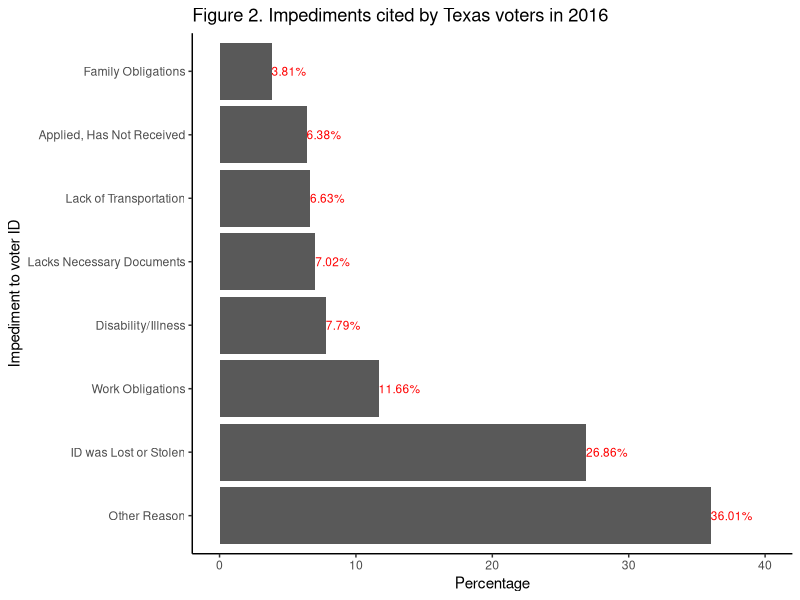
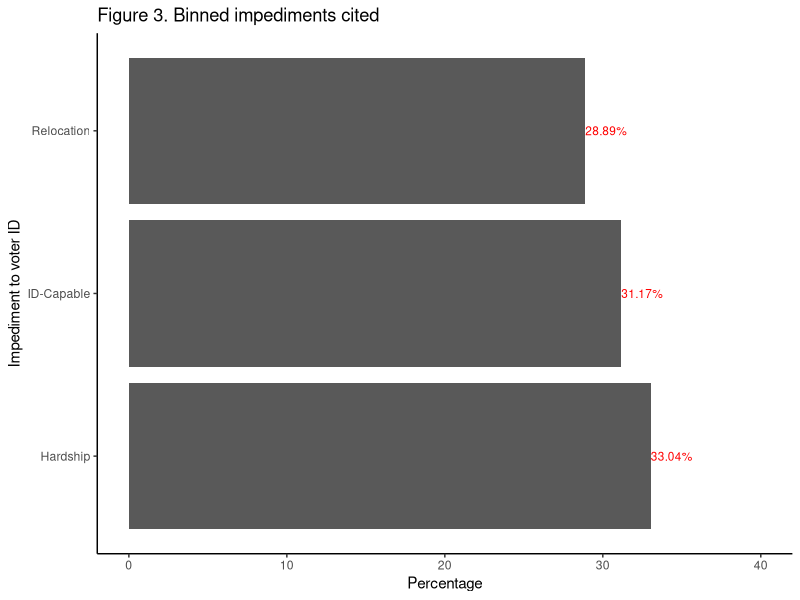
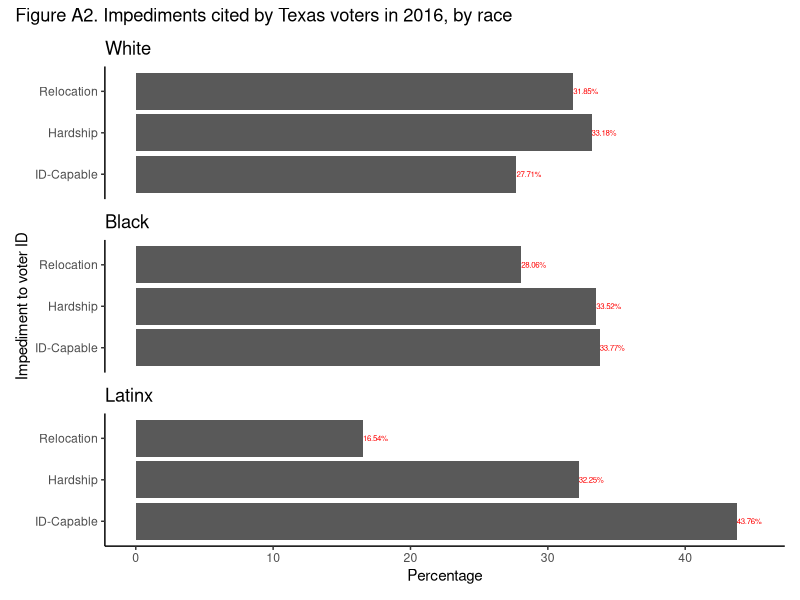

Reproduce these figures in R, in order.
## ---- chunk 1
#| echo: false
#| warning: false
#| message: false

#### Loading Packages ####

# install.packages("tidyverse")
# install.packages("patchwork")
# install.packages("here")
library(tidyverse)
library(patchwork)
library(here)
## ---- chunk 2
#| echo: false
#| warning: false
#| message: false

# Loading the cleaned data
reasons_data_cleaned <- read_csv(here::here("data/replication/reasons_data_cleaned.csv"))
## ---- chunk 3
#| echo: false
#| warning: false
#| label: fig-2
#| fig-cap: "Reproduction of Figure 2 from Fraga and Miller (2022)"

# Some of this code was adapted from Alexander (2023).

# Replication of Figure 2 from the paper (Fraga and Miller 2022)

# Creating a table containing the relevant voter ID reasons and percentages
figure_2_data <- tibble(
  reason = c("Family Obligations", "Applied, Has Not Received",
             "Lack of Transportation", "Lacks Necessary Documents",
             "Disability/Illness", "Work Obligations",
             "ID was Lost or Stolen", "Other Reason"),
  percent = round((100 * c(mean(reasons_data_cleaned$family),
                    mean(reasons_data_cleaned$applied),
                    mean(reasons_data_cleaned$transport),
                    mean(reasons_data_cleaned$birthcert),
                    mean(reasons_data_cleaned$disability),
                    mean(reasons_data_cleaned$work),
                    mean(reasons_data_cleaned$lost),
                    mean(reasons_data_cleaned$other))), 2))

# Creating data labels to be shown on the graph
figure_2_data_labels <- paste(
  figure_2_data$percent, "%", sep = "")

# Adding the data labels to the data table
figure_2_data <- figure_2_data |>
  mutate(label = figure_2_data_labels)

# Creating the replicated graph
figure_2_replication <-
  ggplot(mapping = aes(x = reorder(figure_2_data$reason, figure_2_data$percent,
                                   decreasing = TRUE),
                       y = figure_2_data$percent)) +
  geom_col() +
  theme_classic() +
  labs(x = "Impediment to voter ID", y = "Percentage",
       title = "Figure 2. Impediments cited by Texas voters in 2016") +
  coord_flip() +
  # The geom_text function used to add the labels to the graph was obtained from
  # R Graphics Cookbook:
  # https://r-graphics.org/recipe-bar-graph-labels
  # The hjust argument used to align the labels was obtained from
  # Cédric Scherer's website:
  # https://www.cedricscherer.com/2021/07/05/a-quick-how-to-on-labelling-bar-graphs-in-ggplot2/
  geom_text(aes(label = figure_2_data$label),
            hjust = c(0, 0, 0, 0, 0, 0, 0, 0),
            colour = "red",
            size = 3) +
  # The expand_limits function used to change the upper limit of the percent
  # axis's scale was obtained from the tidyverse ggplot2 website:
  # https://ggplot2.tidyverse.org/reference/expand_limits.html
  expand_limits(y = 40)

# Displaying the replicated graph
figure_2_replication
## ---- chunk 4
#| echo: false
#| warning: false
#| label: fig-3
#| fig-cap: "Reproduction of Figure 3 from Fraga and Miller (2022)"

# Some of this code was adapted from Alexander (2023).

# Replication of Figure 3 from the paper (Fraga and Miller 2022)

# Creating a table containing the relevant voter ID reasons and percentages
figure_3_data <- tibble(
  reason = c("Relocation", "Hardship", "ID-Capable"),
  percent = round((100 * c(mean(reasons_data_cleaned$relocation),
                           mean(reasons_data_cleaned$hardship),
                           mean(reasons_data_cleaned$id_capable))), 2))

# Creating data labels to be shown on the graph
figure_3_data_labels <- paste(
  figure_3_data$percent, "%", sep = "")

# Adding the data labels to the data table
figure_3_data <- figure_3_data |>
  mutate(label = figure_3_data_labels)

# Creating the replicated graph
figure_3_replication <-
  ggplot(mapping = aes(x = reorder(figure_3_data$reason, figure_3_data$percent,
                                   decreasing = TRUE),
                       y = figure_3_data$percent)) +
  geom_col() +
  theme_classic() +
  labs(x = "Impediment to voter ID", y = "Percentage",
       title = "Figure 3. Binned impediments cited") +
  coord_flip() +
  # The geom_text function used to add the labels to the graph was obtained from
  # R Graphics Cookbook:
  # https://r-graphics.org/recipe-bar-graph-labels
  # The hjust argument used to align the labels was obtained from
  # Cédric Scherer's website:
  # https://www.cedricscherer.com/2021/07/05/a-quick-how-to-on-labelling-bar-graphs-in-ggplot2/
  geom_text(aes(label = figure_3_data$label),
            hjust = c(0, 0, 0),
            colour = "red",
            size = 3) +
  # The expand_limits function used to change the upper limit of the percent
  # axis's scale was obtained from the tidyverse ggplot2 website:
  # https://ggplot2.tidyverse.org/reference/expand_limits.html
  expand_limits(y = 40)

# Displaying the replicated graph
figure_3_replication
## ---- chunk 5
#| echo: false
#| warning: false
#| label: fig-a2
#| fig-cap: "Reproduction of Figure A2 from Fraga and Miller (2022)"

# Some of this code was adapted from Alexander (2023).

# Replication of Figure A2 from the paper (Fraga and Miller 2022)

# Filtering the cleaned dataset to only include entries with the race "White"
reasons_data_cleaned_white <- reasons_data_cleaned |>
  filter(race == "White")

# Creating a table containing the relevant voter ID reasons and percentages
# for the race "White"
figure_a2_data_white <- tibble(
  reason = c("Relocation", "Hardship", "ID-Capable"),
  percent = round((100 * c(mean(reasons_data_cleaned_white$relocation),
                           mean(reasons_data_cleaned_white$hardship),
                           mean(reasons_data_cleaned_white$id_capable))), 2))

# Creating data labels to be shown on the graph for the race "White"
figure_a2_data_white_labels <- paste(
  figure_a2_data_white$percent, "%", sep = "")

# Adding the data labels to the data table for the race "White"
figure_a2_data_white <- figure_a2_data_white |>
  mutate(label = figure_a2_data_white_labels)

# Creating the replicated graph for the race "White"
figure_a2_white_replication <-
  ggplot(mapping = aes(x = figure_a2_data_white$reason,
                       y = figure_a2_data_white$percent)) +
  geom_col() +
  theme_classic() +
  labs(x = "Impediment to voter ID", y = "Percentage") +
  scale_x_discrete(limits = c("ID-Capable", "Hardship", "Relocation")) +
  coord_flip() +
  # The geom_text function used to add the labels to the graph was obtained from
  # R Graphics Cookbook:
  # https://r-graphics.org/recipe-bar-graph-labels
  # The hjust argument used to align the labels was obtained from
  # Cédric Scherer's website:
  # https://www.cedricscherer.com/2021/07/05/a-quick-how-to-on-labelling-bar-graphs-in-ggplot2/
  geom_text(aes(label = figure_a2_data_white$label),
            hjust = c(0, 0, 0),
            colour = "red",
            size = 2) +
  ggtitle("White") +
  # The expand_limits function used to change the upper limit of the percent
  # axis's scale was obtained from the tidyverse ggplot2 website:
  # https://ggplot2.tidyverse.org/reference/expand_limits.html
  expand_limits(y = 45)

# Filtering the cleaned dataset to only include entries with the race "Black"
reasons_data_cleaned_black <- reasons_data_cleaned |>
  filter(race == "Black")

# Creating a table containing the relevant voter ID reasons and percentages
# for the race "Black"
figure_a2_data_black <- tibble(
  reason = c("Relocation", "Hardship", "ID-Capable"),
  percent = round((100 * c(mean(reasons_data_cleaned_black$relocation),
                           mean(reasons_data_cleaned_black$hardship),
                           mean(reasons_data_cleaned_black$id_capable))), 2))

# Creating data labels to be shown on the graph for the race "Black"
figure_a2_data_black_labels <- paste(
  figure_a2_data_black$percent, "%", sep = "")

# Adding the data labels to the data table for the race "Black"
figure_a2_data_black <- figure_a2_data_black |>
  mutate(label = figure_a2_data_black_labels)

# Creating the replicated graph for the race "Black"
figure_a2_black_replication <-
  ggplot(mapping = aes(x = figure_a2_data_black$reason,
                       y = figure_a2_data_black$percent)) +
  geom_col() +
  theme_classic() +
  labs(x = "Impediment to voter ID", y = "Percentage") +
  scale_x_discrete(limits = c("ID-Capable", "Hardship", "Relocation")) +
  coord_flip() +
  # The geom_text function used to add the labels to the graph was obtained from
  # R Graphics Cookbook:
  # https://r-graphics.org/recipe-bar-graph-labels
  # The hjust argument used to align the labels was obtained from
  # Cédric Scherer's website:
  # https://www.cedricscherer.com/2021/07/05/a-quick-how-to-on-labelling-bar-graphs-in-ggplot2/
  geom_text(aes(label = figure_a2_data_black$label),
            hjust = c(0, 0, 0),
            colour = "red",
            size = 2) +
  ggtitle("Black") +
  # The expand_limits function used to change the upper limit of the percent
  # axis's scale was obtained from the tidyverse ggplot2 website:
  # https://ggplot2.tidyverse.org/reference/expand_limits.html
  expand_limits(y = 45)

# Filtering the cleaned dataset to only include entries with the race "Latinx"
reasons_data_cleaned_latinx <- reasons_data_cleaned |>
  filter(race == "Latinx")

# Creating a table containing the relevant voter ID reasons and percentages
# for the race "Latinx"
figure_a2_data_latinx <- tibble(
  reason = c("Relocation", "Hardship", "ID-Capable"),
  percent = round((100 * c(mean(reasons_data_cleaned_latinx$relocation),
                           mean(reasons_data_cleaned_latinx$hardship),
                           mean(reasons_data_cleaned_latinx$id_capable))), 2))

# Creating data labels to be shown on the graph for the race "Latinx"
figure_a2_data_latinx_labels <- paste(
  figure_a2_data_latinx$percent, "%", sep = "")

# Adding the data labels to the data table for the race "Latinx"
figure_a2_data_latinx <- figure_a2_data_latinx |>
  mutate(label = figure_a2_data_latinx_labels)

# Creating the replicated graph for the race "Latinx"
figure_a2_latinx_replication <-
  ggplot(mapping = aes(x = figure_a2_data_latinx$reason,
                       y = figure_a2_data_latinx$percent)) +
  geom_col() +
  theme_classic() +
  labs(x = "Impediment to voter ID", y = "Percentage") +
  scale_x_discrete(limits = c("ID-Capable", "Hardship", "Relocation")) +
  coord_flip() +
  # The geom_text function used to add the labels to the graph was obtained from
  # R Graphics Cookbook:
  # https://r-graphics.org/recipe-bar-graph-labels
  # The hjust argument used to align the labels was obtained from
  # Cédric Scherer's website:
  # https://www.cedricscherer.com/2021/07/05/a-quick-how-to-on-labelling-bar-graphs-in-ggplot2/
  geom_text(aes(label = figure_a2_data_latinx$label),
            hjust = c(0, 0, 0),
            colour = "red",
            size = 2) +
  ggtitle("Latinx") +
  # The expand_limits function used to change the upper limit of the percent
  # axis's scale was obtained from the tidyverse ggplot2 website:
  # https://ggplot2.tidyverse.org/reference/expand_limits.html
  expand_limits(y = 45)

# Combining the graphs for the three races into one graph
figure_a2_replication <- (figure_a2_white_replication) / (figure_a2_black_replication) / (figure_a2_latinx_replication)

# Adding a title to the combined graph
figure_a2_replication <- figure_a2_replication +
  plot_annotation(title = "Figure A2. Impediments cited by Texas voters in 2016, by race")

# Combining the axis labels on the combined graph
figure_a2_replication <- figure_a2_replication +
  plot_layout(axes = "collect")

# Displaying the replicated graph
figure_a2_replication
